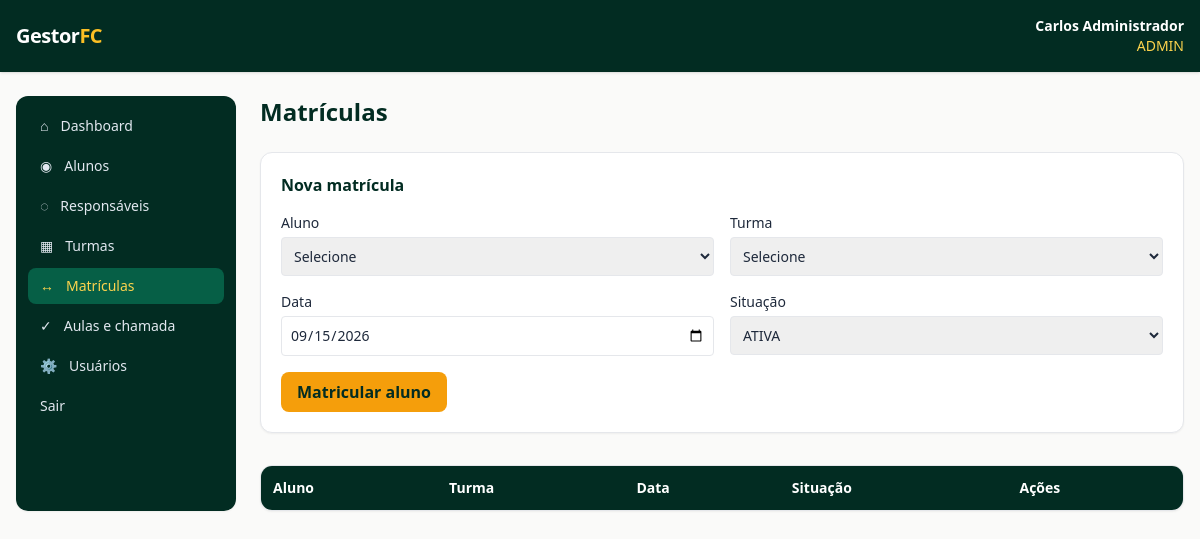
The page /matriculas.php (signed in) on the database as committed earlier.
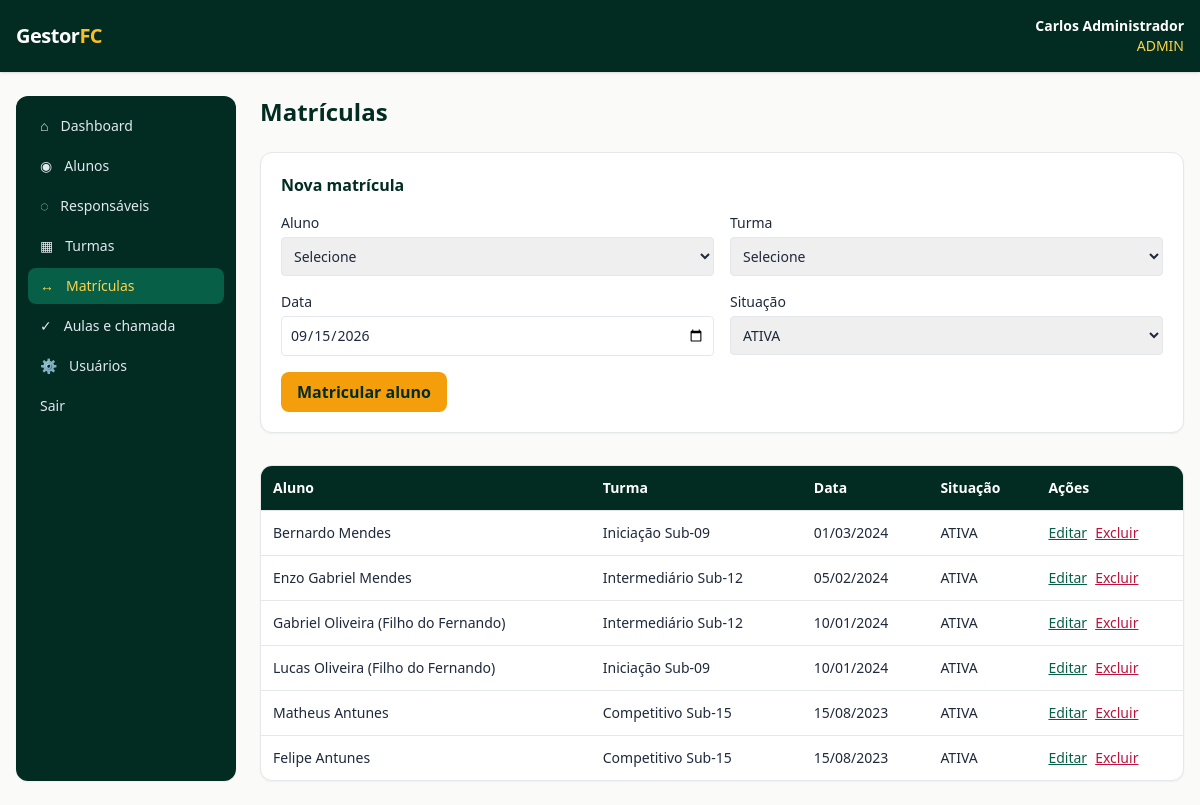
The same page on the database as committed later.
### tables this page shows
CREATE TABLE TB_MATRICULA (
    COD_MATRICULA INT AUTO_INCREMENT PRIMARY KEY,
    COD_ALUNO INT NOT NULL,
    COD_TURMA INT NOT NULL,
    DATA_MATRICULA DATE NOT NULL,
    STATUS ENUM('ATIVA', 'ENCERRADA') NOT NULL DEFAULT 'ATIVA',
    CRIADO_EM TIMESTAMP DEFAULT CURRENT_TIMESTAMP,
    FOREIGN KEY (COD_ALUNO) REFERENCES TB_ALUNO(COD_ALUNO) ON DELETE CASCADE,
    FOREIGN KEY (COD_TURMA) REFERENCES TB_TURMA(COD_TURMA) ON DELETE CASCADE,
    UNIQUE (COD_ALUNO, COD_TURMA)
);

CREATE TABLE TB_ALUNO (
    COD_ALUNO INT AUTO_INCREMENT PRIMARY KEY,
    COD_ESCOLINHA INT NOT NULL,
    COD_RESPONSAVEL INT NOT NULL,
    NOME VARCHAR(100) NOT NULL,
    DATA_NASCIMENTO DATE NOT NULL,
    POSICAO VARCHAR(30) DEFAULT 'Meio-Campo',
    NUMERO_CAMISA INT NULL,
    STATUS ENUM('ATIVO', 'INATIVO', 'PENDENTE') DEFAULT 'ATIVO',
    DATA_MATRICULA DATE DEFAULT (CURRENT_DATE),
    OBSERVACOES_MEDICAS TEXT NULL,
    CRIADO_EM TIMESTAMP DEFAULT CURRENT_TIMESTAMP,
    FOREIGN KEY (COD_ESCOLINHA) REFERENCES TB_ESCOLINHA(COD_ESCOLINHA) ON DELETE CASCADE,
    FOREIGN KEY (COD_RESPONSAVEL) REFERENCES TB_RESPONSAVEL(COD_RESPONSAVEL) ON DELETE RESTRICT
);

CREATE TABLE TB_TURMA (
    COD_TURMA INT AUTO_INCREMENT PRIMARY KEY,
    COD_ESCOLINHA INT NOT NULL,
    COD_PROFESSOR INT NULL,
    NOME VARCHAR(50) NOT NULL,
    FAIXA_ETARIA VARCHAR(30) NOT NULL,
    DIAS_TREINO VARCHAR(100) NOT NULL,
    HORARIO VARCHAR(50) NOT NULL,
    CAPACIDADE INT DEFAULT 25,
    ATIVA TINYINT(1) DEFAULT 1,
    CRIADO_EM TIMESTAMP DEFAULT CURRENT_TIMESTAMP,
    FOREIGN KEY (COD_ESCOLINHA) REFERENCES TB_ESCOLINHA(COD_ESCOLINHA) ON DELETE CASCADE,
    FOREIGN KEY (COD_PROFESSOR) REFERENCES TB_USUARIO(COD_USUARIO) ON DELETE SET NULL
);

### includes/helpers.php (called while the page is built, shortened)
<?php
function e($value) {
    return htmlspecialchars((string) $value, ENT_QUOTES, 'UTF-8');
}

### matriculas.php (the view, shortened to what this page needs)
<?php
require_once __DIR__ . '/includes/layout.php'; require_once __DIR__ . '/config/database.php';
checkRole(['ADMIN', 'SECRETARIA']); $db = getDB(); $escolinha = currentEscolinhaId(); $edit = null;
$q=$db->prepare("SELECT COD_ALUNO,NOME FROM TB_ALUNO WHERE COD_ESCOLINHA=? AND STATUS='ATIVO' ORDER BY NOME");$q->execute([$escolinha]);$alunos=$q->fetchAll();$q=$db->prepare('SELECT COD_TURMA,NOME FROM TB_TURMA WHERE COD_ESCOLINHA=? AND ATIVA=1 ORDER BY NOME');$q->execute([$escolinha]);$turmas=$q->fetchAll();$q=$db->prepare('SELECT m.*,a.NOME AS ALUNO,t.NOME AS TURMA FROM TB_MATRICULA m JOIN TB_ALUNO a ON a.COD_ALUNO=m.COD_ALUNO JOIN TB_TURMA t ON t.COD_TURMA=m.COD_TURMA WHERE a.COD_ESCOLINHA=? ORDER BY m.STATUS,m.DATA_MATRICULA DESC');$q->execute([$escolinha]);$lista=$q->fetchAll();
pageStart('Matrículas');
?>
<section class="mb-8 rounded-xl border bg-white p-5 shadow-sm"><h2 class="mb-4 font-bold text-emerald-950"><?= $edit?'Editar matrícula':'Nova matrícula' ?></h2><form method="post" class="grid gap-4 md:grid-cols-2"><input type="hidden" name="csrf_token" value="<?= e(csrfToken()) ?>"><input type="hidden" name="action" value="<?= $edit?'update':'create' ?>"><?php if($edit):?><input type="hidden" name="id" value="<?= (int)$edit['COD_MATRICULA'] ?>"><?php endif;?><label class="text-sm font-medium">Aluno<select required name="cod_aluno" class="mt-1 w-full rounded border p-2"><option value="">Selecione</option><?php foreach($alunos as $a):?><option value="<?= (int)$a['COD_ALUNO'] ?>" <?=($edit['COD_ALUNO']??'')==$a['COD_ALUNO']?'selected':''?>><?=e($a['NOME'])?></option><?php endforeach;?></select></label><label class="text-sm font-medium">Turma<select required name="cod_turma" class="mt-1 w-full rounded border p-2"><option value="">Selecione</option><?php foreach($turmas as $t):?><option value="<?= (int)$t['COD_TURMA'] ?>" <?=($edit['COD_TURMA']??'')==$t['COD_TURMA']?'selected':''?>><?=e($t['NOME'])?></option><?php endforeach;?></select></label><label class="text-sm font-medium">Data<input required type="date" name="data_matricula" value="<?=e($edit['DATA_MATRICULA']??date('Y-m-d'))?>" class="mt-1 w-full rounded border p-2"></label><label class="text-sm font-medium">Situação<select name="status" class="mt-1 w-full rounded border p-2"><?php foreach(['ATIVA','ENCERRADA'] as $s):?><option <?=($edit['STATUS']??'ATIVA')===$s?'selected':''?>><?=$s?></option><?php endforeach;?></select></label><div class="flex gap-3"><?php actionButton($edit?'Salvar alterações':'Matricular aluno');?><?php if($edit):?><a class="rounded-lg border px-4 py-2" href="matriculas.php">Cancelar</a><?php endif;?></div></form></section>
<section class="overflow-hidden rounded-xl border bg-white shadow-sm"><div class="overflow-x-auto"><table class="w-full text-left text-sm"><thead class="bg-emerald-950 text-white"><tr><th class="p-3">Aluno</th><th class="p-3">Turma</th><th class="p-3">Data</th><th class="p-3">Situação</th><th class="p-3">Ações</th></tr></thead><tbody><?php foreach($lista as $m):?><tr class="border-t"><td class="p-3 font-medium"><?=e($m['ALUNO'])?></td><td class="p-3"><?=e($m['TURMA'])?></td><td class="p-3"><?=e(date('d/m/Y',strtotime($m['DATA_MATRICULA'])))?></td><td class="p-3"><?=e($m['STATUS'])?></td><td class="flex gap-2 p-3"><a class="text-emerald-800 underline" href="matriculas.php?editar=<?=(int)$m['COD_MATRICULA']?>">Editar</a><form method="post" onsubmit="return confirm('Remover esta matrícula?');"><input type="hidden" name="csrf_token" value="<?=e(csrfToken())?>"><input type="hidden" name="action" value="delete"><input type="hidden" name="id" value="<?=(int)$m['COD_MATRICULA']?>"><button class="text-rose-700 underline">Excluir</button></form></td></tr><?php endforeach;?></tbody></table></div></section><?php pageEnd();?>

### includes/layout.php (shortened to what this page needs)
<?php
require_once __DIR__ . '/helpers.php';
function menuItem($url, $label, $icon, $roles) {
    if (!hasRole($roles)) {
        return;
    }
    $active = basename($_SERVER['PHP_SELF']) === $url;
    $class = $active ? 'bg-emerald-800 text-amber-300' : 'text-slate-200 hover:bg-emerald-800 hover:text-amber-200';
    echo '<a class="flex items-center gap-3 rounded-lg px-3 py-2 text-sm ' . $class . '" href="' . e($url) . '"><span>' . e($icon) . '</span>' . e($label) . '</a>';
}
function pageStart($title) {
    ?>
<!DOCTYPE html>
<html lang="pt-BR">
<head>
    <script src="https://cdn.tailwindcss.com"></script>
</head>
<body class="min-h-screen bg-stone-50 text-slate-800">
    <header class="bg-emerald-950 text-white shadow">
        <div class="mx-auto flex max-w-7xl items-center justify-between px-4 py-4">
            <a href="index.php" class="text-xl font-extrabold tracking-tight">Gestor<span class="text-amber-400">FC</span></a>
            <div class="text-right text-sm"><strong><?= e($_SESSION['username']) ?></strong><br><span class="text-amber-300"><?= e($_SESSION['user_role']) ?></span></div>
        </div>
    </header>
    <div class="mx-auto grid max-w-7xl gap-6 px-4 py-6 lg:grid-cols-[220px_1fr]">
        <aside class="rounded-xl bg-emerald-950 p-3 shadow-sm">
            <nav class="space-y-1">
                <?php menuItem('index.php', 'Dashboard', '⌂', ['ADMIN', 'SECRETARIA', 'PROFESSOR', 'RESPONSAVEL']); ?>
                <a class="mt-4 block rounded-lg px-3 py-2 text-sm text-slate-200 hover:bg-rose-900" href="logout.php">Sair</a>
            </nav>
        </aside>
        <main>
            <div class="mb-6 flex items-center justify-between">
                <h1 class="text-2xl font-bold text-emerald-950"><?= e($title) ?></h1>
            </div>
    <?php
}
function pageEnd() {
    echo '</main></div></body></html>';
}
function actionButton($text, $class = 'bg-amber-500 hover:bg-amber-400') {
    echo '<button class="rounded-lg px-4 py-2 font-semibold text-emerald-950 ' . $class . '" type="submit">' . e($text) . '</button>';
}

Rows that differ between the two databases and show on the page:
added tb_matricula: COD_ALUNO.NOME "Bernardo Mendes", COD_TURMA.NOME "Iniciação Sub-09", DATA_MATRICULA "01/03/2024", STATUS "ATIVA"
added tb_matricula: COD_ALUNO.NOME "Enzo Gabriel Mendes", COD_TURMA.NOME "Intermediário Sub-12", DATA_MATRICULA "05/02/2024", STATUS "ATIVA"
added tb_matricula: COD_ALUNO.NOME "Gabriel Oliveira (Filho do Fernando)", COD_TURMA.NOME "Intermediário Sub-12", DATA_MATRICULA "10/01/2024", STATUS "ATIVA"
added tb_matricula: COD_ALUNO.NOME "Lucas Oliveira (Filho do Fernando)", COD_TURMA.NOME "Iniciação Sub-09", DATA_MATRICULA "10/01/2024", STATUS "ATIVA"
added tb_matricula: COD_ALUNO.NOME "Matheus Antunes", COD_TURMA.NOME "Competitivo Sub-15", DATA_MATRICULA "15/08/2023", STATUS "ATIVA"
added tb_matricula: COD_ALUNO.NOME "Felipe Antunes", COD_TURMA.NOME "Competitivo Sub-15", DATA_MATRICULA "15/08/2023", STATUS "ATIVA"
